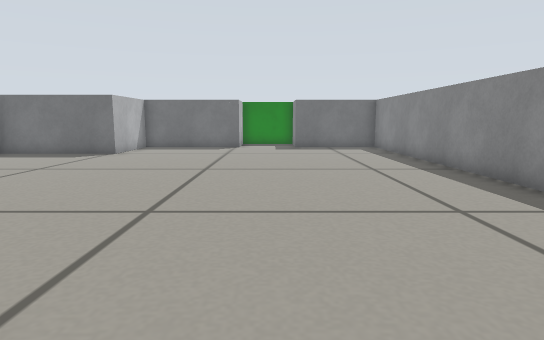
[1] (above)

16 first-person views from a walk through a Gazebo world. The camera is 0.29 m above the floor, tilts 8° down and sees 75° across. The floor is counted in squares, 0.2 m on a side. Each view is taken from the middle of a square. On the plan, view 1 faces up. The plan holds only what a view shows up to about 15 squares ahead; the rest is blank.

[2]
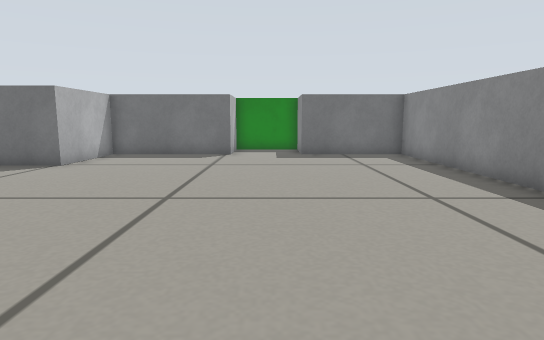

[3]
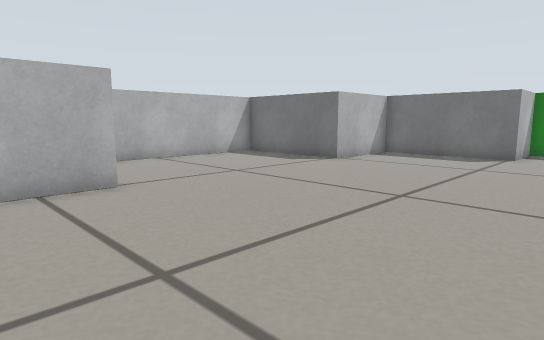

[4]
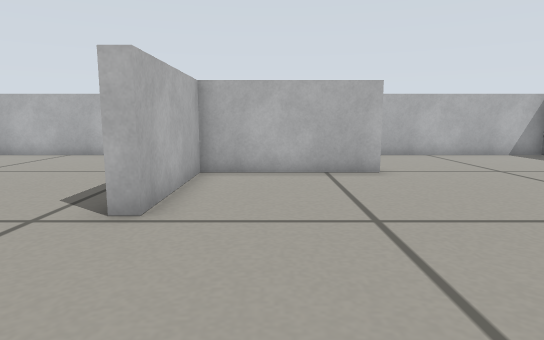

[5]
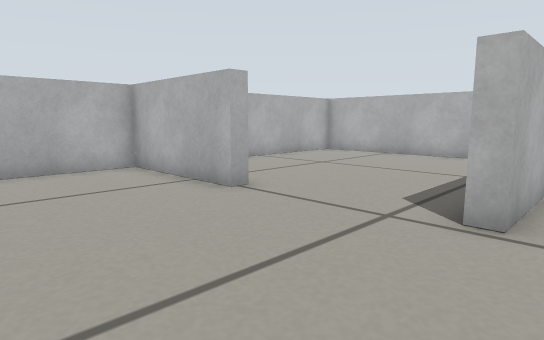

[6]
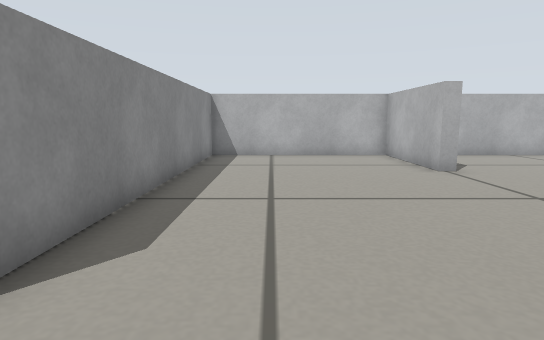

[7]
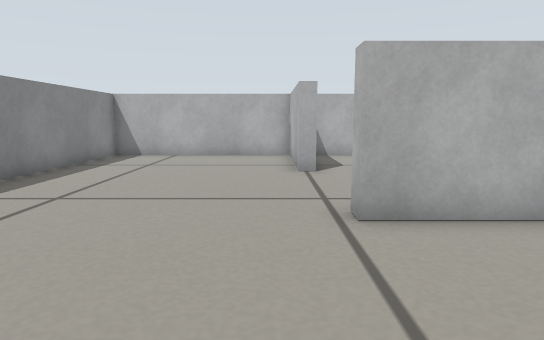

[8]
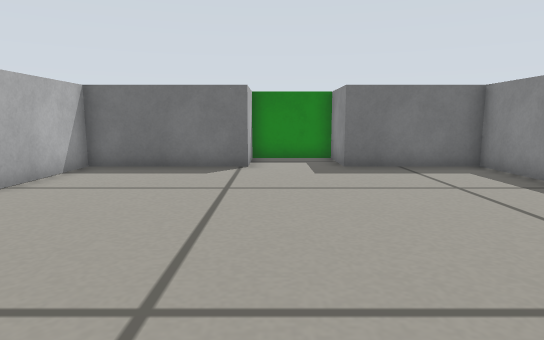

[9]
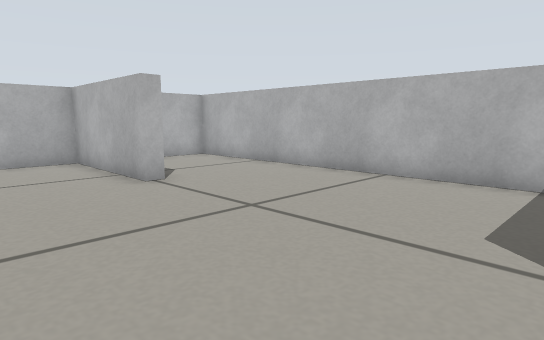

[10]
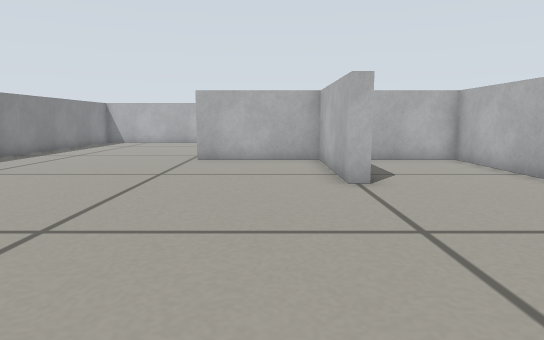

[11]
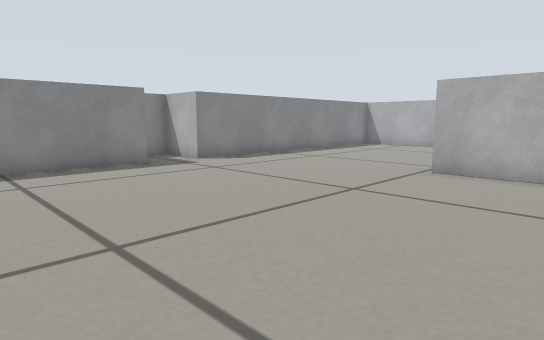

[12]
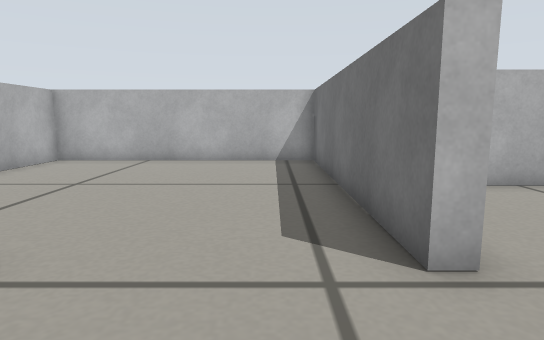

[13]
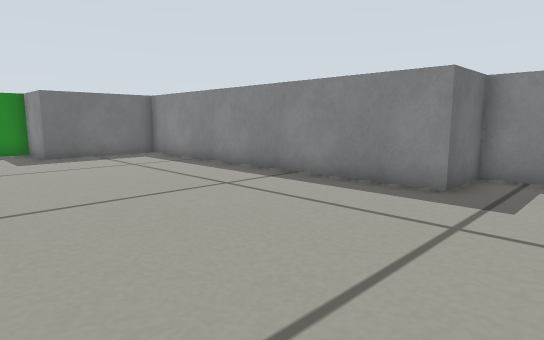

[14]
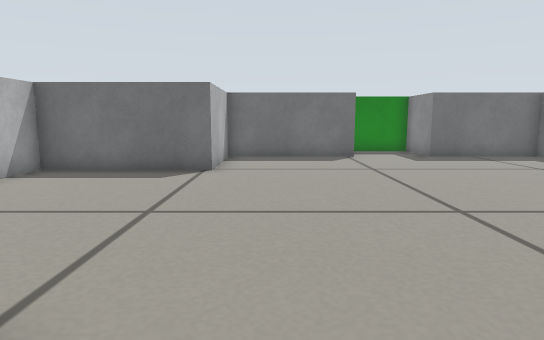

[15]
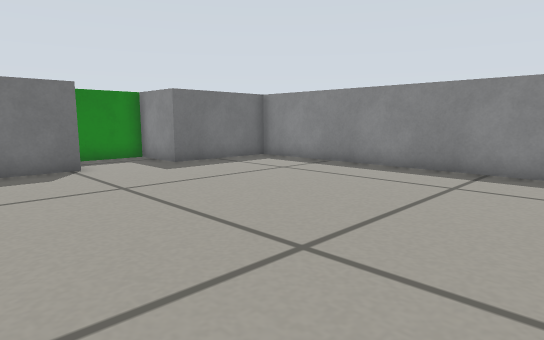

[16]
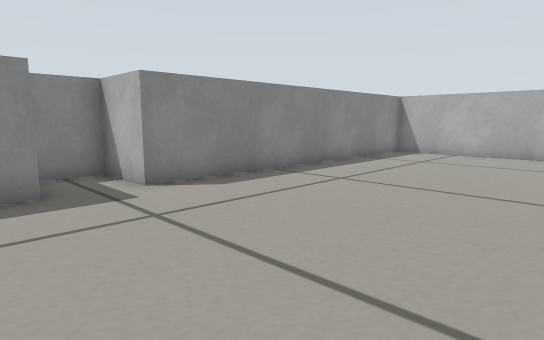

### Floor plan
Points are (right, up) in squares from view 1. A wall is a line through its corners. A room is listed if a view was taken in it or the views show most of it. See-through windows are left out.
Room 1 (views 1, 2, 3, 4, 5, 6, 7, 8, 9, 10, 11, 12, 13, 14, 15, 16)
walls: (-7.4, 7) (-6.7, 7) (-6.7, 2) (-2.3, 2) (-2.3, 1.5); (-1.8, -3) (-1.8, -7.7) (5.5, -7.7) (5.5, 4.5) (7.7, 4.5) (7.7, 6.5) (5.5, 6.5) (5.5, 19) (1.3, 19) (1.3, 21.5); (-1.8, 21.6) (-1.8, 19) (-6.7, 19) (-6.7, 15.3) (-11.8, 15.3) (-11.8, 2) (-8.6, 2)
ways out: opening at (-2.2, -1) to room 2
objects: green box (-1, 22) to (1, 22)
Room 2 (no view inside)
walls: (-2.4, -3) (-1.8, -3); (-2.3, 1.5) (-11.8, 1.5) (-11.8, -7.7) (-2.8, -7.7)
ways out: opening at (-2.2, -1) to room 1

Positions as (right, up) in squares from view 1, and headings:
1: (0, 0), facing up
2: (0, 4), facing up
3: (1, 4), facing up-left
4: (3, 4), facing left
5: (3, 3), facing down-left
6: (3, 7), facing down
7: (-1, 7), facing down
8: (-1, 8), facing up
9: (-3, 15), facing down-left
10: (-5, 15), facing down
11: (-6, 12), facing down-right
12: (1, 0), facing left
13: (-2, 4), facing up-right
14: (-5, 5), facing up
15: (-5, 8), facing up-right
16: (-2, 8), facing down-right
